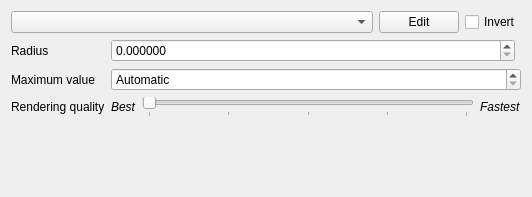
<?xml version="1.0" encoding="UTF-8"?>
<ui version="4.0">
 <class>QgsHeatmapRendererWidgetBase</class>
 <widget class="QWidget" name="QgsHeatmapRendererWidgetBase">
  <property name="geometry">
   <rect>
    <x>0</x>
    <y>0</y>
    <width>532</width>
    <height>197</height>
   </rect>
  </property>
  <property name="windowTitle">
   <string>Form</string>
  </property>
  <layout class="QGridLayout" name="gridLayout" columnstretch="0,1">
   <item row="0" column="0" colspan="2">
    <layout class="QHBoxLayout" name="horizontalLayout" stretch="1,0,0">
     <item>
      <widget class="QgsColorRampComboBox" name="mRampComboBox"/>
     </item>
     <item>
      <widget class="QPushButton" name="mButtonEditRamp">
       <property name="maximumSize">
        <size>
         <width>100</width>
         <height>16777215</height>
        </size>
       </property>
       <property name="text">
        <string>Edit</string>
       </property>
      </widget>
     </item>
     <item>
      <widget class="QCheckBox" name="mInvertCheckBox">
       <property name="text">
        <string>Invert</string>
       </property>
      </widget>
     </item>
    </layout>
   </item>
   <item row="2" column="0">
    <widget class="QLabel" name="label_2">
     <property name="text">
      <string>Radius</string>
     </property>
    </widget>
   </item>
   <item row="2" column="1">
    <layout class="QHBoxLayout" name="horizontalLayout_2">
     <item>
      <widget class="QgsDoubleSpinBox" name="mRadiusSpinBox">
       <property name="sizePolicy">
        <sizepolicy hsizetype="Minimum" vsizetype="Fixed">
         <horstretch>1</horstretch>
         <verstretch>0</verstretch>
        </sizepolicy>
       </property>
       <property name="decimals">
        <number>6</number>
       </property>
       <property name="maximum">
        <double>99999999.000000000000000</double>
       </property>
       <property name="singleStep">
        <double>0.200000000000000</double>
       </property>
      </widget>
     </item>
     <item>
      <widget class="QgsUnitSelectionWidget" name="mRadiusUnitWidget" native="true"/>
     </item>
    </layout>
   </item>
   <item row="3" column="0">
    <widget class="QLabel" name="label">
     <property name="text">
      <string>Maximum value</string>
     </property>
    </widget>
   </item>
   <item row="3" column="1">
    <widget class="QgsDoubleSpinBox" name="mMaxSpinBox">
     <property name="sizePolicy">
      <sizepolicy hsizetype="Minimum" vsizetype="Fixed">
       <horstretch>1</horstretch>
       <verstretch>0</verstretch>
      </sizepolicy>
     </property>
     <property name="specialValueText">
      <string>Automatic</string>
     </property>
     <property name="decimals">
      <number>6</number>
     </property>
     <property name="maximum">
      <double>99999999.000000000000000</double>
     </property>
     <property name="singleStep">
      <double>0.200000000000000</double>
     </property>
    </widget>
   </item>
   <item row="4" column="0">
    <widget class="QLabel" name="label_3">
     <property name="text">
      <string>Rendering quality</string>
     </property>
    </widget>
   </item>
   <item row="4" column="1">
    <layout class="QHBoxLayout" name="horizontalLayout_3">
     <item>
      <widget class="QLabel" name="label_4">
       <property name="text">
        <string>&lt;html&gt;&lt;head/&gt;&lt;body&gt;&lt;p&gt;&lt;span style=&quot; font-style:italic;&quot;&gt;Best&lt;/span&gt;&lt;/p&gt;&lt;/body&gt;&lt;/html&gt;</string>
       </property>
       <property name="textFormat">
        <enum>Qt::RichText</enum>
       </property>
      </widget>
     </item>
     <item>
      <widget class="QSlider" name="mQualitySlider">
       <property name="minimum">
        <number>1</number>
       </property>
       <property name="maximum">
        <number>5</number>
       </property>
       <property name="pageStep">
        <number>1</number>
       </property>
       <property name="orientation">
        <enum>Qt::Horizontal</enum>
       </property>
       <property name="invertedAppearance">
        <bool>false</bool>
       </property>
       <property name="invertedControls">
        <bool>false</bool>
       </property>
       <property name="tickPosition">
        <enum>QSlider::TicksBelow</enum>
       </property>
      </widget>
     </item>
     <item>
      <widget class="QLabel" name="label_5">
       <property name="text">
        <string>&lt;html&gt;&lt;head/&gt;&lt;body&gt;&lt;p&gt;&lt;span style=&quot; font-style:italic;&quot;&gt;Fastest&lt;/span&gt;&lt;/p&gt;&lt;/body&gt;&lt;/html&gt;</string>
       </property>
       <property name="textFormat">
        <enum>Qt::RichText</enum>
       </property>
      </widget>
     </item>
    </layout>
   </item>
   <item row="5" column="1">
    <spacer name="verticalSpacer">
     <property name="orientation">
      <enum>Qt::Vertical</enum>
     </property>
     <property name="sizeHint" stdset="0">
      <size>
       <width>20</width>
       <height>40</height>
      </size>
     </property>
    </spacer>
   </item>
  </layout>
 </widget>
 <customwidgets>
  <customwidget>
   <class>QgsDoubleSpinBox</class>
   <extends>QDoubleSpinBox</extends>
   <header>qgsdoublespinbox.h</header>
  </customwidget>
  <customwidget>
   <class>QgsUnitSelectionWidget</class>
   <extends>QWidget</extends>
   <header>qgsunitselectionwidget.h</header>
   <container>1</container>
  </customwidget>
  <customwidget>
   <class>QgsColorRampComboBox</class>
   <extends>QComboBox</extends>
   <header>qgscolorrampcombobox.h</header>
  </customwidget>
 </customwidgets>
 <tabstops>
  <tabstop>mRampComboBox</tabstop>
  <tabstop>mButtonEditRamp</tabstop>
  <tabstop>mInvertCheckBox</tabstop>
  <tabstop>mRadiusSpinBox</tabstop>
  <tabstop>mMaxSpinBox</tabstop>
  <tabstop>mQualitySlider</tabstop>
 </tabstops>
 <resources/>
 <connections/>
</ui>
